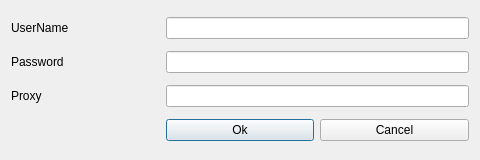
<?xml version="1.0" encoding="UTF-8"?>
<ui version="4.0">
 <class>BotDialog</class>
 <widget class="QDialog" name="BotDialog">
  <property name="geometry">
   <rect>
    <x>0</x>
    <y>0</y>
    <width>480</width>
    <height>160</height>
   </rect>
  </property>
  <property name="windowTitle">
   <string>Dialog</string>
  </property>
  <layout class="QGridLayout" name="gridLayout">
   <item row="0" column="0">
    <widget class="QLabel" name="l_username">
     <property name="text">
      <string>UserName</string>
     </property>
    </widget>
   </item>
   <item row="0" column="1" colspan="2">
    <widget class="QLineEdit" name="le_username"/>
   </item>
   <item row="1" column="0">
    <widget class="QLabel" name="l_password">
     <property name="text">
      <string>Password</string>
     </property>
    </widget>
   </item>
   <item row="1" column="1" colspan="2">
    <widget class="QLineEdit" name="le_password"/>
   </item>
   <item row="2" column="0">
    <widget class="QLabel" name="l_proxy">
     <property name="text">
      <string>Proxy</string>
     </property>
    </widget>
   </item>
   <item row="2" column="1" colspan="2">
    <widget class="QLineEdit" name="le_proxy"/>
   </item>
   <item row="3" column="1">
    <widget class="QPushButton" name="pb_ok">
     <property name="text">
      <string>Ok</string>
     </property>
    </widget>
   </item>
   <item row="3" column="2">
    <widget class="QPushButton" name="pb_cancel">
     <property name="text">
      <string>Cancel</string>
     </property>
    </widget>
   </item>
  </layout>
 </widget>
 <resources/>
 <connections/>
</ui>
